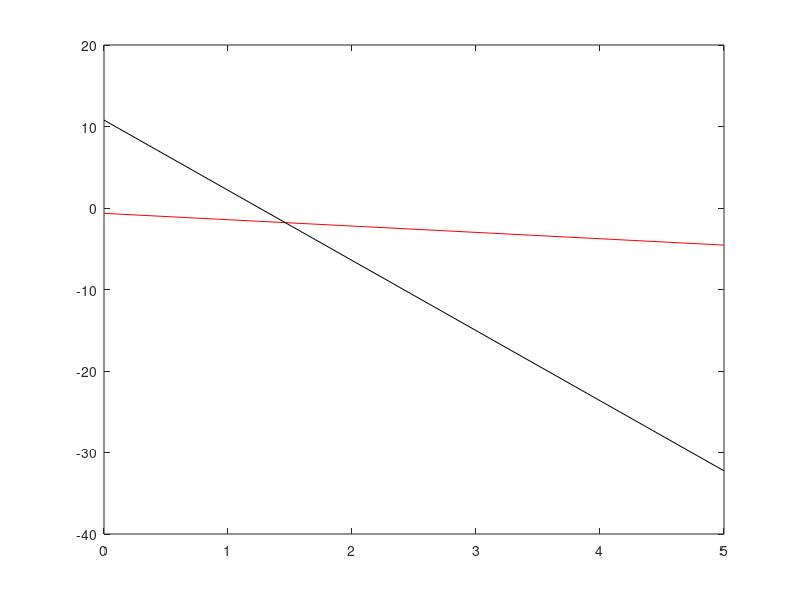

Here is the MATLAB script that generated this plot:
clear all;
% 3x4 systemsolution
A=[4,3,3,-5;1,1.3,1.5,-5;1,-0.4,-0.43,2.2];
b=[9;3;-2];

%Echelon form
E=[A,b];
%Peform Guess Elimination
S=rref(E);

x3=1.5;
x4=[0:5];

x2=S(2,5)-S(2,4)*x4-S(2,3)*x3;
x1=S(1,5)-S(1,2)*x2-S(1,3)*x3-S(1,4)*x4;

figure(1)
plot(x4,x1,'r')
hold on
plot(x4,x2,'k')

Y=1;
